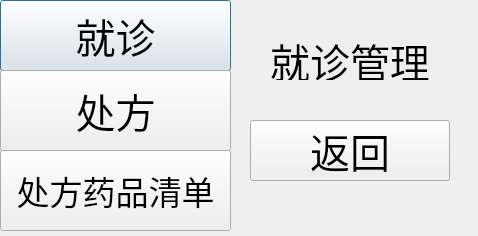
<?xml version="1.0" encoding="UTF-8"?>
<ui version="4.0">
 <class>Dialog</class>
 <widget class="QDialog" name="Dialog">
  <property name="geometry">
   <rect>
    <x>0</x>
    <y>0</y>
    <width>478</width>
    <height>236</height>
   </rect>
  </property>
  <property name="windowTitle">
   <string>Dialog</string>
  </property>
  <widget class="QPushButton" name="pushButton_diagnosis">
   <property name="geometry">
    <rect>
     <x>0</x>
     <y>0</y>
     <width>231</width>
     <height>71</height>
    </rect>
   </property>
   <property name="font">
    <font>
     <pointsize>30</pointsize>
    </font>
   </property>
   <property name="text">
    <string>就诊</string>
   </property>
  </widget>
  <widget class="QPushButton" name="pushButton_recipe_detail">
   <property name="geometry">
    <rect>
     <x>0</x>
     <y>150</y>
     <width>231</width>
     <height>81</height>
    </rect>
   </property>
   <property name="font">
    <font>
     <pointsize>25</pointsize>
    </font>
   </property>
   <property name="text">
    <string>处方药品清单</string>
   </property>
  </widget>
  <widget class="QLabel" name="label_welcome">
   <property name="geometry">
    <rect>
     <x>250</x>
     <y>40</y>
     <width>200</width>
     <height>40</height>
    </rect>
   </property>
   <property name="font">
    <font>
     <pointsize>30</pointsize>
    </font>
   </property>
   <property name="text">
    <string>就诊管理</string>
   </property>
   <property name="alignment">
    <set>Qt::AlignCenter</set>
   </property>
  </widget>
  <widget class="QPushButton" name="pushButton_recipe_master">
   <property name="geometry">
    <rect>
     <x>0</x>
     <y>70</y>
     <width>231</width>
     <height>81</height>
    </rect>
   </property>
   <property name="font">
    <font>
     <pointsize>30</pointsize>
    </font>
   </property>
   <property name="text">
    <string>处方</string>
   </property>
  </widget>
  <widget class="QPushButton" name="pushButton_back">
   <property name="geometry">
    <rect>
     <x>250</x>
     <y>120</y>
     <width>200</width>
     <height>61</height>
    </rect>
   </property>
   <property name="font">
    <font>
     <pointsize>30</pointsize>
    </font>
   </property>
   <property name="text">
    <string>返回</string>
   </property>
  </widget>
 </widget>
 <resources/>
 <connections/>
</ui>
